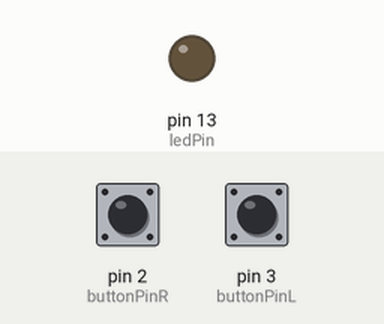
Bench run of a sketch on a simulated Arduino Uno, built with avr-gcc and run on an emulated ATmega328P. Shown: output pins drawn as LEDs (lit = HIGH). Inputs (shaded band) come from the test bench; at power-on: pin 2 (buttonPinR) HIGH, pin 3 (buttonPinL) HIGH.

Above: at 1.2 s.
1.3 s: pin 2 (buttonPinR) pulled LOW for 0.15 s
At 1.37 s:
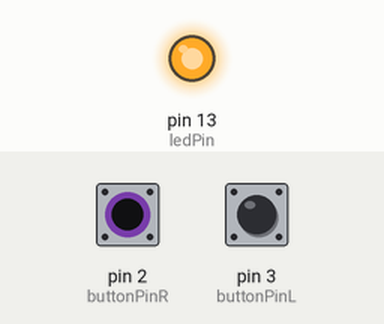
2.9 s: pin 2 (buttonPinR) pulled LOW for 3.2 s
At 6.4 s:
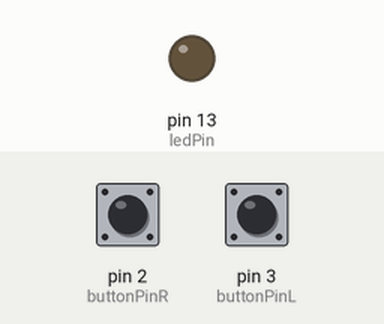
7.6 s: pin 3 (buttonPinL) pulled LOW for 3.2 s
At 8.7 s:
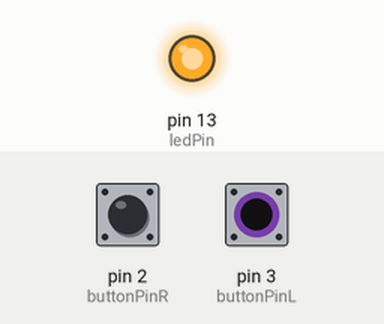
Timing chart, 0 to 12.3 s (numbered marks = the images above; inputs shaded):
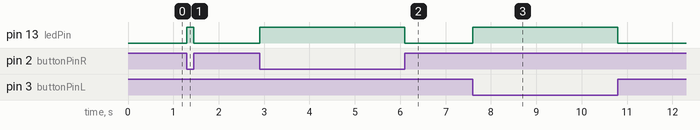

The sketch:

opdracht13_e.ino
```cpp
int ledPin = 13;
int buttonPinL = 3;
int buttonPinR = 2;
void setup() {
pinMode(ledPin, OUTPUT);
pinMode(buttonPinL, INPUT);
pinMode(buttonPinR, INPUT);
}
void loop(){

  digitalWrite(ledPin, !digitalRead(buttonPinR) | !digitalRead(buttonPinL));

}
```

Measured:
- after the input at 1.3 s, pin 13 (ledPin): LOW → HIGH at once, → LOW 0.15 s later
- after the input at 2.9 s, pin 13 (ledPin): LOW → HIGH at once, → LOW 3.2 s later
- after the input at 7.6 s, pin 13 (ledPin): LOW → HIGH at once, → LOW 3.2 s later
